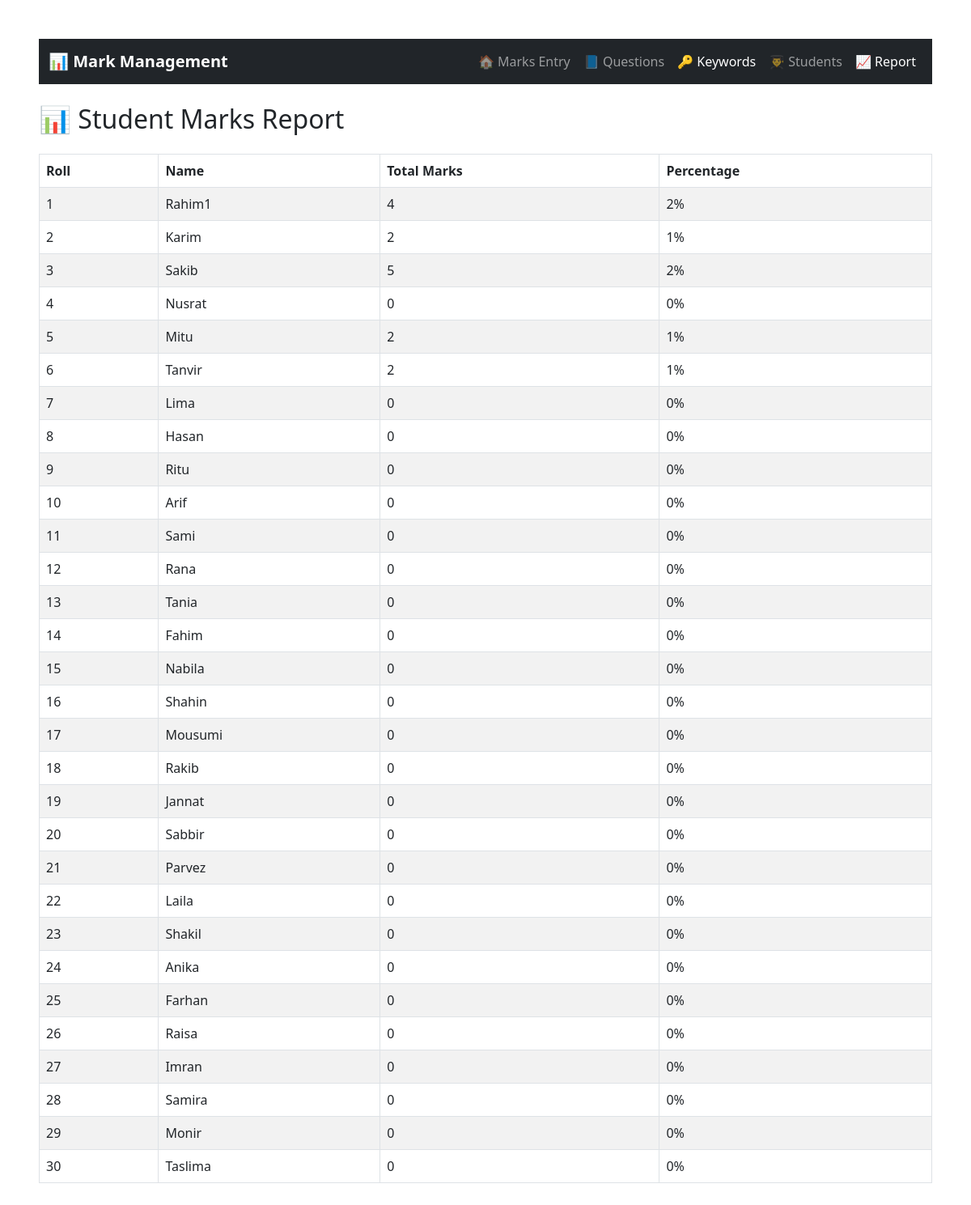
The app's page /report.php with its own data.
### tables this page shows
CREATE TABLE `students` (
  `id` int(11) NOT NULL,
  `roll` int(11) DEFAULT NULL,
  `name` varchar(100) DEFAULT NULL
);

### report.php (the view, shortened to what this page needs)
<?php
include 'db.php';
function get_question_mark($qid){
    if ($qid >= 1 && $qid <= 10) return 2;
    if ($qid >= 11 && $qid <= 22) return 5;
    if ($qid >= 23 && $qid <= 35) return 10;
    return 0;
}
$q = $conn->query("SELECT id FROM sql_questions");
$max_total = 0;
while($row = $q->fetch_assoc()){
    $max_total += get_question_mark($row['id']);
}
?>
<!DOCTYPE html>
<html>
<head>
    <link href="https://cdn.jsdelivr.net/npm/bootstrap@5.3.0/dist/css/bootstrap.min.css" rel="stylesheet">
</head>
<body class="p-5">
<nav class="navbar navbar-expand-lg navbar-dark bg-dark mb-4">
    <div class="container-fluid">
        <a class="navbar-brand fw-bold" href="#">📊 Mark Management</a>
        <div class="collapse navbar-collapse" id="navbarNav">
            <ul class="navbar-nav ms-auto">
                <li class="nav-item">
                    <a class="nav-link" href="index.php">🏠 Marks Entry</a>
                </li>
                <li class="nav-item">
                    <a class="nav-link" href="question.php">📘 Questions</a>
                </li>
                <li class="nav-item">
                    <a class="nav-link active" href="keywords.php">🔑  Keywords</a>
                </li>
                <li class="nav-item">
                    <a class="nav-link" href="students.php">👨‍🎓 Students</a>
                </li>
                <li class="nav-item">
                    <a class="nav-link active" href="report.php">📈 Report</a>
                </li>
            </ul>
        </div>
    </div>
</nav>
<h2 class="mb-4">📊 Student Marks Report</h2>
<table class="table table-bordered table-striped">
    <thead>
    <tr>
        <th>Roll</th>
        <th>Name</th>
        <th>Total Marks</th>
        <th>Percentage</th>
    </tr>
    </thead>
    <tbody>
    <?php
    $students = $conn->query("SELECT * FROM students ORDER BY roll ASC");
    while($student = $students->fetch_assoc()){
        $total_res = $conn->query("SELECT SUM(marks) as total
                                       FROM student_question_marks
                                       WHERE student_id={$student['id']}");
        $total_row = $total_res->fetch_assoc();
        $total = $total_row['total'] ?? 0;
        $percent = $max_total > 0 ? ($total / $max_total) * 100 : 0;
        ?>
        <tr>
            <td><?= $student['roll'] ?></td>
            <td><?= $student['name'] ?></td>
            <td><?= $total ?></td>
            <td><?= round($percent) ?>%</td>
        </tr>
    <?php } ?>
    </tbody>
</table>
</body>
</html>

### records on screen
students: roll "1", name "Rahim1", total "4", percent "2"
students: roll "2", name "Karim", total "2", percent "1"
students: roll "3", name "Sakib", total "5", percent "2"
students: roll "4", name "Nusrat", total "0", percent "0"
students: roll "5", name "Mitu", total "2", percent "1"
students: roll "6", name "Tanvir", total "2", percent "1"
students: roll "7", name "Lima", total "0", percent "0"
students: roll "8", name "Hasan", total "0", percent "0"
students: roll "9", name "Ritu", total "0", percent "0"
students: roll "10", name "Arif", total "0", percent "0"
students: roll "11", name "Sami", total "0", percent "0"
students: roll "12", name "Rana", total "0", percent "0"
students: roll "13", name "Tania", total "0", percent "0"
students: roll "14", name "Fahim", total "0", percent "0"
students: roll "15", name "Nabila", total "0", percent "0"
students: roll "16", name "Shahin", total "0", percent "0"
students: roll "17", name "Mousumi", total "0", percent "0"
students: roll "18", name "Rakib", total "0", percent "0"
students: roll "19", name "Jannat", total "0", percent "0"
students: roll "20", name "Sabbir", total "0", percent "0"
students: roll "21", name "Parvez", total "0", percent "0"
students: roll "22", name "Laila", total "0", percent "0"
students: roll "23", name "Shakil", total "0", percent "0"
students: roll "24", name "Anika", total "0", percent "0"
students: roll "25", name "Farhan", total "0", percent "0"
students: roll "26", name "Raisa", total "0", percent "0"
students: roll "27", name "Imran", total "0", percent "0"
students: roll "28", name "Samira", total "0", percent "0"
students: roll "29", name "Monir", total "0", percent "0"
students: roll "30", name "Taslima", total "0", percent "0"
